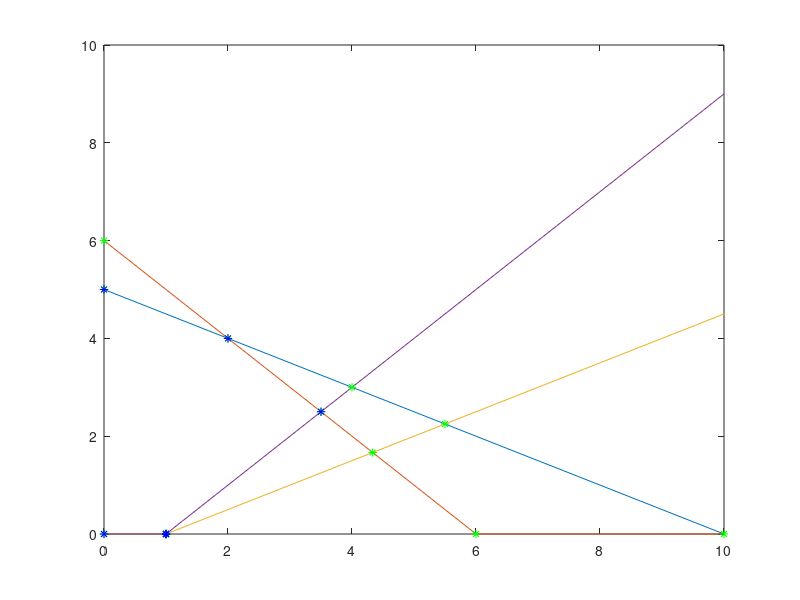

MATLAB code for this plot:
clc
clear

z = @(x1,x2) x1 + x2;
c1 = @(x1,x2) x1 + 2*x2 - 10;
c2 = @(x1,x2) x1 + x2 -6;
c3 = @(x1,x2) x1 -2*x2 -1;
c4 = @(x1,x2) 2*x1 - 2*x2 -2;

%Matrices
A = [1 2;1 1;1 -2;2 -2];
B = [10;6;1;2];

m = size(A,1);
x1 = 0:max(B);

%Note x1 and x22 and x2 are arrays and not single values.  
%x22 = (B(i) - A(i,1) * x1)/A(i,2); has x2 values for all x1
for i = 1:m
    x22 = (B(i) - A(i,1) * x1)/A(i,2);
    x2 = max(0,x22);
    plot(x1,x2)
    hold on
end

%Int
A = [A;[0 1;1 0]];
B = [B;[0;0]];
m = size(A,1);
pt = [];
for i=1:m
    for j = i+1:m 
        AA = [A(i,:);A(j,:)];
        BB = [B(i);B(j)];
        x = AA\BB;
        if(x>=0)
            pt = [pt x];
        end
    end
end
for i=1:size(pt,2)
    plot(pt(1,i),pt(2,i),'*g');
    hold on
end

%Feasible ones
f = [];
for i=1:size(pt,2)
    if(c1(pt(1,i),pt(2,i)) <= 0 && c2(pt(1,i),pt(2,i)) <= 0 && c3(pt(1,i),pt(2,i))<=0 && c4(pt(1,i),pt(2,i))<=0)
       f = [f [pt(1,i);pt(2,i)]];
    end
end
for i=1:size(f,2)
    plot(f(1,i),f(2,i),'*b');
    hold on
end

max =0;
for i=1:size(f,2)
    val = z(f(1,i),f(2,i));
    if(val > max)
      max = val;
      index = i;
    end
end

disp(max);
disp(f(:,index));




